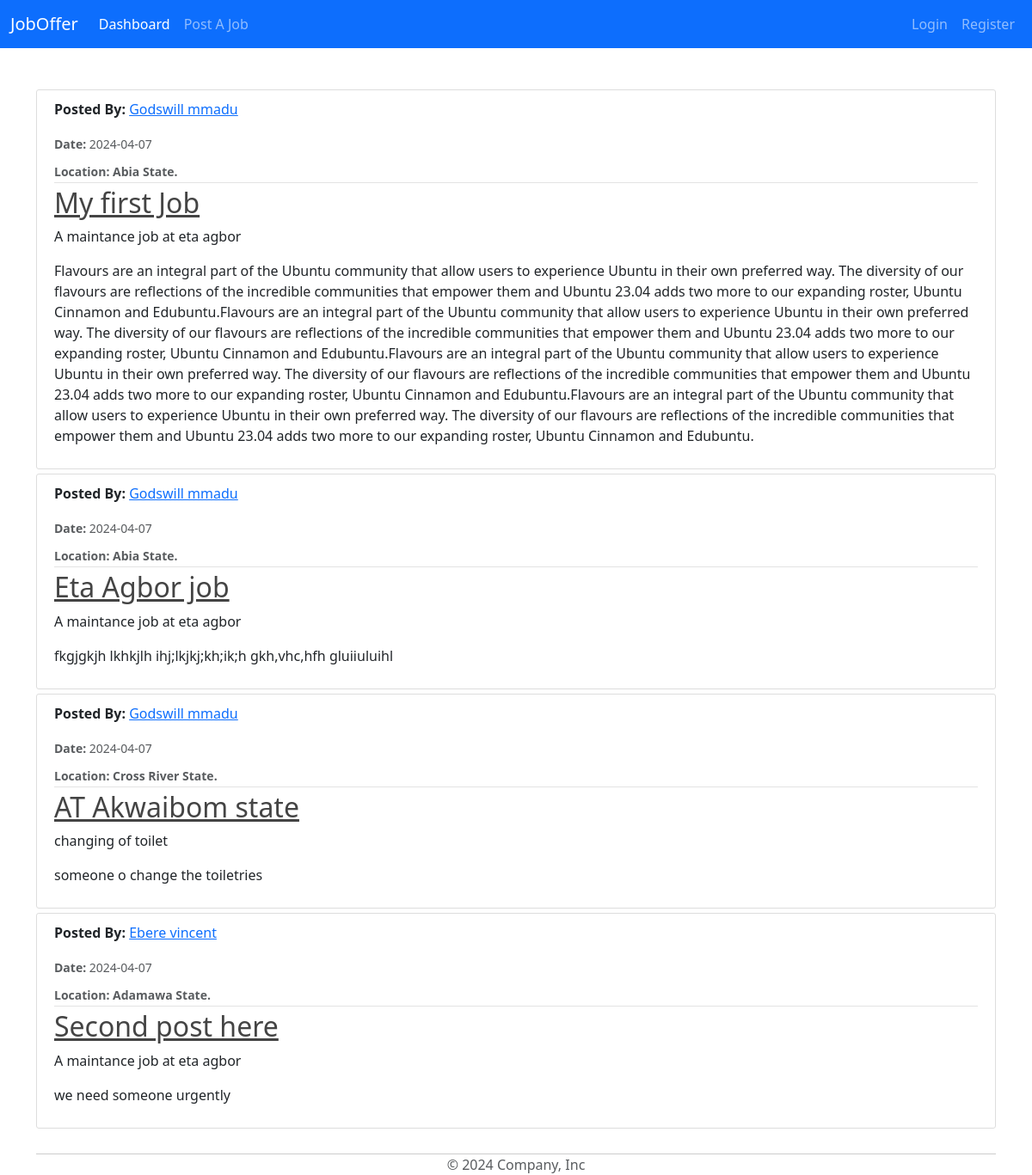
The page /home on the database its author committed.
### model/base.py (models this page shows, shortened)
class Job(Base):
    __tablename__ = 'jobs'
    id = Column(Integer, primary_key=True)
    client_id = Column(Integer, ForeignKey('clients.id'))
    job_title = Column(String(100), nullable=False)
    job_description = Column(String(500), nullable=False)
    plumber_id = Column(Integer, ForeignKey('plumbers.id'))
    content = Column(String(1000), nullable=False)
    date_posted = Column(DateTime, nullable=False, default=datetime.utcnow)
    location = Column(String(100), nullable=False)
    rank = relationship('Rank', backref='job_rank')

class BaseUser(Base, UserMixin):
    id = Column(Integer, primary_key=True)
    username = Column(String(80), unique=True, nullable=False)
    email = Column(String(120), unique=True, nullable=False)
    image_file = Column(String(20), nullable=False, default='default.jpg')
    password = Column(String(60), nullable=False)
    date_joined = Column(DateTime, nullable=False, default=datetime.utcnow)
    phone = Column(String(14), unique=True, nullable=False)
    state = Column(String(20), nullable=False)

### model/routes.py (the view)
@app.route("/jobs")
@app.route("/home")
def home():
    jobs = Job.query.all()
    return render_template('home.html', jobs=jobs)

### model/templates/home.html
{% extends "layout.html" %}
{% block content %}
<link rel="stylesheet" type="text/css" href="{{ url_for('static', filename='main.css') }}">
    {% for job in jobs %}
        <article class="media content-section">
          <div class="media-body">
            <div class="article-metadata">
              <p><strong>Posted By: </strong><a class="mr-2" href="#">{{ job.clients.username }}</a></p>
              <small class="text-muted"><strong>Date: </strong>{{ job.date_posted.strftime('%Y-%m-%d') }}</small>
              <div class="mt-2">
                <small class="text-muted"><strong>Location: {{ job.location }} State.</strong></small>
              </div>
            </div>
            <h2><a class="article-title" href="{{ url_for('job', job_id=job.id) }}">{{ job.job_title }}</a></h2>
            <p class="article-content">{{ job.job_description }}</p>
            <p class="article-content">{{ job.content }}</p>
          </div>
        </article>
    {% endfor %}
{% endblock content %}

### model/templates/layout.html (shortened to what this page needs)
<!DOCTYPE html>
<html lang="en">
  <head>
    <link
      rel="stylesheet"
      href="https://cdnjs.cloudflare.com/ajax/libs/font-awesome/5.15.4/css/all.min.css" />
    <link
      href="https://cdn.jsdelivr.net/npm/bootstrap@5.3.3/dist/css/bootstrap.min.css"
      rel="stylesheet"
 />
      <link rel="stylesheet" type="text/css" href="{{ url_for('static', filename='main.css') }}">
  </head>
  <body>
    {% include 'header.html' %}
    <br />
    <br />
    <div class="container">
      {% block content %} {% endblock %}
    </div>
    <br />
    <div class="container">
      <footer class="footer">
        <span class="text-body-secondary">&copy; 2024 Company, Inc</span>
      </footer>
    </div>
  </body>
</html>

### model/templates/header.html (shortened to what this page needs)
<nav class="navbar bg-primary navbar-expand-lg navbar-dark">
    <div class="container-fluid">
      <a class="navbar-brand" href="{{ url_for('home') }}">JobOffer</a>
      <div class="collapse navbar-collapse" id="navbarSupportedContent">
        <ul class="navbar-nav me-auto mb-2 mb-lg-0">
          <li class="nav-item">
            <a class="nav-link active" aria-current="page" href="{{ url_for('dashboard') }}">Dashboard</a>
          </li>
          <li class="nav-item">
            <a class="nav-link" href="{{ url_for('post_new_job') }}">Post A Job</a>
          </li>
        </ul>
            <ul class="navbar-nav d-flex justify-content-center">
                {% if current_user.is_authenticated %}
                    <li class="nav-item">
                        <a class="nav-link" href="{{ url_for('account') }}">Account</a>
                    </li>
                    <li class="nav-item">
                        <a class="nav-link" href="{{ url_for('logout') }}">Logout</a>
                    </li>
                    {% else %}
                    <li class="nav-item">
                        <a class="nav-link" href="{{ url_for('login') }}">Login</a>
                    </li>
                    <li class="nav-item">
                        <a class="nav-link" href="{{ url_for('register') }}">Register</a>
                    </li>
                {% endif %}
            </ul>
      </div>
    </div>
  </nav>

### model/static/main.css (style rules this page uses)
* { padding: 0; margin: 0; }
.footer { position: sticky; bottom: 0; background-color: white; width: 100%; border-top: 1px solid #CCCCCC; margin-bottom: 0px; display: flex; justify-content: center; align-items: center; }
h1, h2, h3, h4, h5, h6 { color: #444444; }
.content-section { background: #ffffff; padding: 10px 20px; border: 1px solid #dddddd; border-radius: 3px; margin-bottom: 5px; }
.article-title { color: #444444; }
.article-content { white-space: pre-line; }
.article-metadata { padding-bottom: 1px; margin-bottom: 4px; border-bottom: 1px solid #e3e3e3 }

### rows shown on the page
Job: clients.username "Godswill mmadu", date_posted "2024-04-07", location "Abia", job_title "My first Job", job_description "A maintance job at eta agbor", content "Flavours are an integral part of the Ubuntu community that allow users to experience Ubuntu in their own preferred way. The diversity of our flavours are reflections of the incredible communities that empower them and Ubuntu 23.04 adds two more to our expanding roster, Ubuntu Cinnamon and Edubuntu.Flavours are an integral part of the Ubuntu community that allow users to experience Ubuntu in their own preferred way. The diversity of our flavours are reflections of the incredible communities that empower them and Ubuntu 23.04 adds two more to our expanding roster, Ubuntu Cinnamon and Edubuntu.Flavours are an integral part of the Ubuntu community that allow users to experience Ubuntu in their…"
Job: clients.username "Godswill mmadu", date_posted "2024-04-07", location "Abia", job_title "Eta Agbor job", job_description "A maintance job at eta agbor", content "fkgjgkjh lkhkjlh ihj;lkjkj;kh;ik;h gkh,vhc,hfh gluiiuluihl"
Job: clients.username "Godswill mmadu", date_posted "2024-04-07", location "Cross River", job_title "AT Akwaibom state", job_description "changing of toilet", content "someone o change the toiletries"
Job: clients.username "Ebere vincent", date_posted "2024-04-07", location "Adamawa", job_title "Second post here", job_description "A maintance job at eta agbor", content "we need someone urgently"
